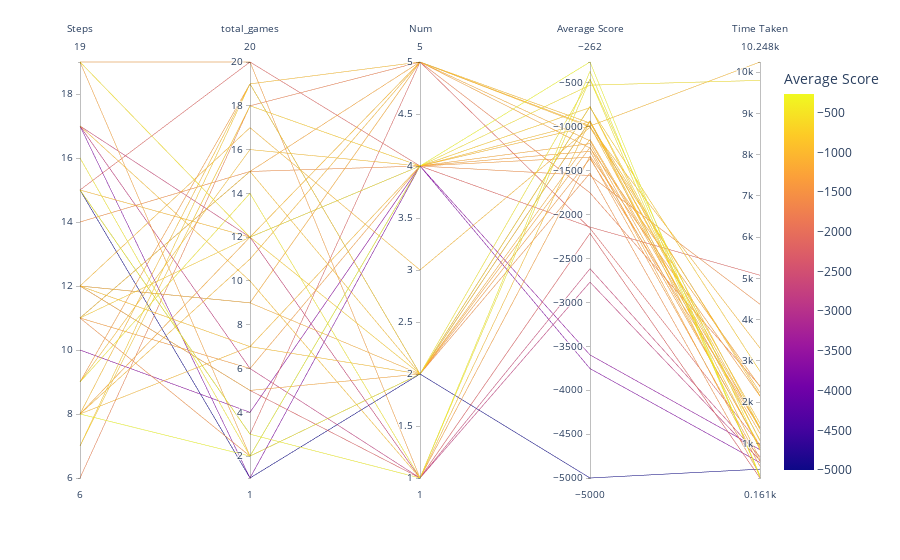

Write notebook code for a chart like this one.
### Markdown cell above
### Plotting Results

### Code cell
# df to display results using pairplot
df = pd.DataFrame.from_dict(param_results, orient="index")
df["steps"] = df.index.map(lambda x: eval(x)[0])
df["total_games"] = df.index.map(lambda x: eval(x)[1])
df["num"] = df.index.map(lambda x: eval(x)[2])
df

import plotly.express as px

# Assuming `df` is a DataFrame containing your experiment results
# with columns for the three hyperparameters and a column for the performance metric

fig = px.parallel_coordinates(df, color="avg_score", dimensions=["steps", "total_games", "num", "avg_score", "time_taken"],
                              labels={
                                  "steps": "Steps",
                                  "totoal_games": "Total Games",
                                  "num": "Num",
                                  "avg_score": "Average Score",
                                  "time_taken": "Time Taken"
                              })

fig.show()

### Figure 1 — Plotly figure (JSON) as saved in the notebook; plotly's stock layout.template omitted (floating-point values rounded to 4 significant figures)
{"data": [{"dimensions": [{"label": "Steps", "values": [11, 8, 17, 19, 15, 12, 17, 9, 11, 14, 7, 11, 15, 15, 12, 9, 8, 12, 12, 7, 10, 9, 6, 12, 16, 11, 8, 17, 19, 15, 12, 8, 11, 8, 17, 19, 15]}, {"label": "total_games", "values": [6, 2, 1, 12, 12, 17, 10, 16, 15, 15, 19, 12, 20, 3, 5, 19, 7, 9, 7, 18, 4, 14, 18, 9, 2, 15, 19, 12, 20, 3, 5, 11, 2, 12, 6, 2, 1]}, {"label": "Num", "values": [4, 4, 4, 4, 5, 3, 1, 4, 2, 4, 2, 2, 4, 5, 2, 2, 4, 2, 2, 4, 4, 1, 5, 5, 2, 5, 5, 1, 1, 1, 1, 5, 2, 4, 1, 4, 2]}, {"label": "Average Score", "values": [-1347.0, -262, -3754, -525.8, -990.7, -1006.0, -932.6, -942.3, -932.2, -1555.0, -768.1, -769.7, -2142.0, -2157.0, -1234.0, -1363.0, -992.4, -1144.0, -933, -781.0, -3598.0, -455.5, -1752.0, -1160.0, -462.2, -1242.0, -957.1, -2616.0, -1334.0, -368, -2213.0, -1003.0, -1529.0, -1192.0, -2769.0, -1279.0, -5000]}, {"label": "Time Taken", "values": [563.9, 171.4, 534.8, 9803.0, 10250.0, 2229.0, 1341.0, 1479.0, 859.7, 4374.0, 1061.0, 1380.0, 5077.0, 959.7, 442.3, 1380.0, 1078.0, 1379.0, 613.2, 2745.0, 846.3, 837.5, 2392.0, 1242.0, 221.4, 2374.0, 2156.0, 674.8, 2146.0, 181.0, 160.6, 3312.0, 228.7, 898.3, 589.3, 937.4, 375.1]}], "domain": {"x": [0, 1], "y": [0, 1]}, "line": {"color": [-1347.0, -262, -3754, -525.8, -990.7, -1006.0, -932.6, -942.3, -932.2, -1555.0, -768.1, -769.7, -2142.0, -2157.0, -1234.0, -1363.0, -992.4, -1144.0, -933, -781.0, -3598.0, -455.5, -1752.0, -1160.0, -462.2, -1242.0, -957.1, -2616.0, -1334.0, -368, -2213.0, -1003.0, -1529.0, -1192.0, -2769.0, -1279.0, -5000], "coloraxis": "coloraxis"}, "name": "", "type": "parcoords"}], "layout": {"coloraxis": {"colorbar": {"title": {"text": "Average Score"}}, "colorscale": [[0, "#0d0887"], [0.1111, "#46039f"], [0.2222, "#7201a8"], [0.3333, "#9c179e"], [0.4444, "#bd3786"], [0.5556, "#d8576b"], [0.6667, "#ed7953"], [0.7778, "#fb9f3a"], [0.8889, "#fdca26"], [1, "#f0f921"]]}, "legend": {"tracegroupgap": 0}, "margin": {"t": 60}}}
